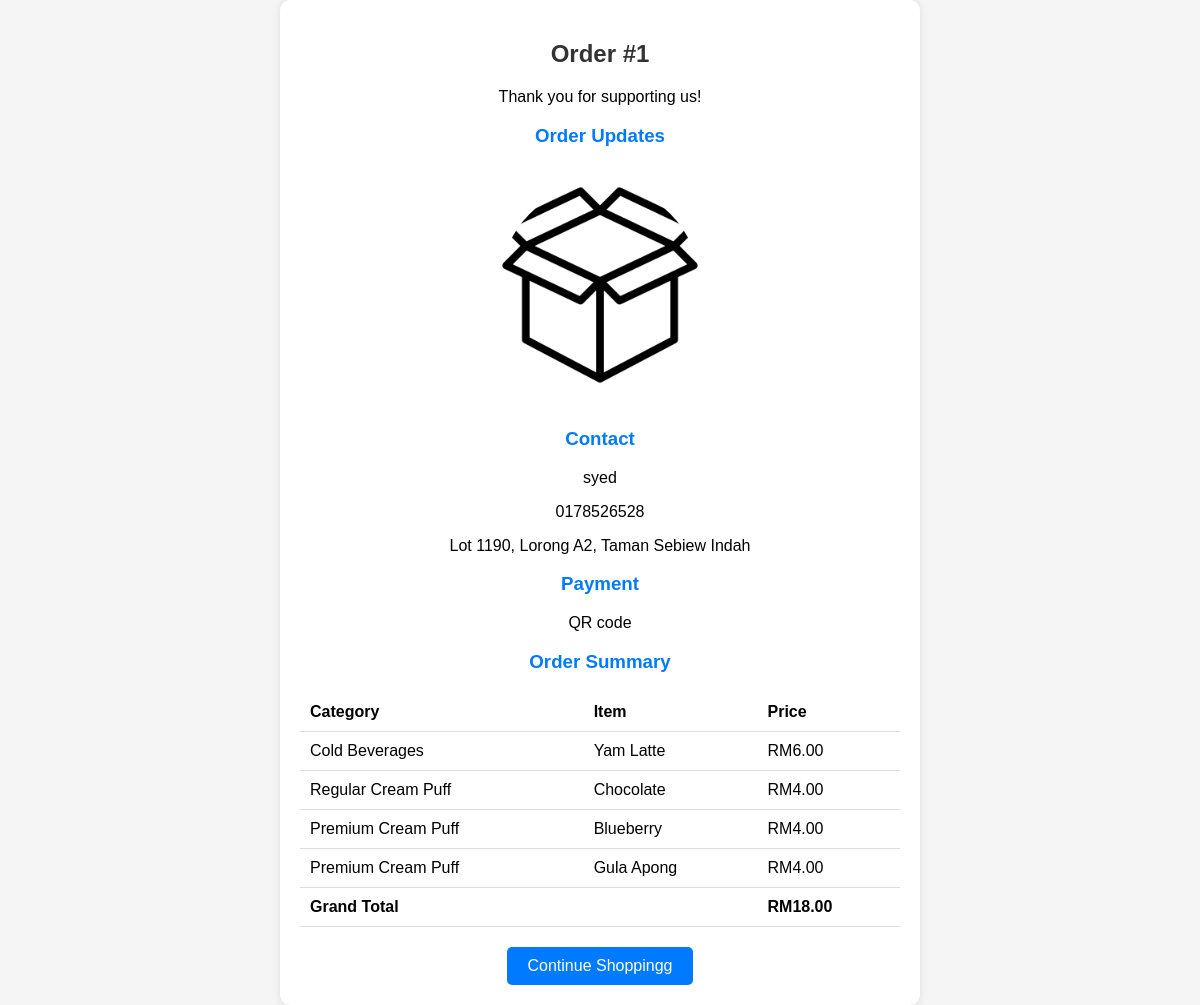
Page /ordersummary.php on the committed database.
### tables this page shows
CREATE TABLE `plecs_order` (
  `order_id` int(11) NOT NULL,
  `total_price` decimal(10,2) NOT NULL,
  `user_name` varchar(32) NOT NULL,
  `payment_id` int(11) NOT NULL,
  `shipping_id` int(11) NOT NULL
);

CREATE TABLE `plecs_shipping` (
  `shipping_id` int(11) NOT NULL,
  `address` text NOT NULL,
  `zip_code` int(11) NOT NULL,
  `city` varchar(11) NOT NULL,
  `state` varchar(11) NOT NULL,
  `country` varchar(11) NOT NULL,
  `user_name` varchar(32) NOT NULL
);

CREATE TABLE `plecs_payments` (
  `payment_id` int(11) NOT NULL,
  `payment_date` date NOT NULL,
  `payment_method` varchar(32) NOT NULL,
  `amount` decimal(10,2) NOT NULL,
  `user_name` varchar(32) NOT NULL
);

CREATE TABLE `plecs_product` (
  `product_id` int(11) NOT NULL,
  `product_cat` varchar(128) NOT NULL,
  `product_name` varchar(32) NOT NULL,
  `price` decimal(10,2) NOT NULL,
  `product_img` text NOT NULL,
  `popularity` int(11) NOT NULL
);

### ordersummary.php (the view, shortened to what this page needs)
<?php
$conn = connectToDatabase();
    $sql = "SELECT
        plecs_order.order_id,
        plecs_order.total_price,
        plecs_order.user_name,
        plecs_payments.payment_id,
        plecs_payments.payment_date,
        plecs_payments.payment_method,
        plecs_payments.amount,
        plecs_shipping.shipping_id,
        plecs_shipping.address,
        plecs_shipping.zip_code,
        plecs_shipping.city,
        plecs_shipping.state,
        plecs_shipping.country
    FROM
        plecs_order
    JOIN
        plecs_payments ON plecs_order.payment_id = plecs_payments.payment_id
    JOIN
        plecs_shipping ON plecs_order.shipping_id = plecs_shipping.shipping_id";
$result = $conn->query($sql);
if($result->num_rows > 0)
{
    $row = $result->fetch_assoc();
    $orderNumber = $row['order_id'];
    $contactName = $row['user_name'];
    $contactPhone = '0178526528';
    $contactAddress  = $row['address'];
    $paymentMethod = $row['payment_method'];
}
function DisplayItems()
{
    $conn = connectToDatabase();
    $sql = "SELECT product_id,
                    product_cat,
                    product_name
            FROM
                plecs_product";
    $result = $conn->query($sql);
    $sql1 = "SELECT amount
            FROM
                plecs_payments";
    $result1 = $conn->query($sql1);
    $totalAmount = 0;
    if($result->num_rows > 0 && $result1->num_rows > 0)
    {
        while(($row = $result->fetch_assoc()) && ($row1 = $result1->fetch_assoc()))
        {
            echo "<tr>
                    <td>" . $row["product_cat"] . "</td>
                    <td>" . $row["product_name"] . "</td>
                    <td>RM" . number_format($row1["amount"], 2) . "</td>
                </tr>";
        }
    }
}
function getamount()
{
    $conn = connectToDatabase();
    $sql1 = "SELECT amount
            FROM
                plecs_payments";
    $result1 = $conn->query($sql1);
    $totalAmount = 0;
    while($row1 = $result1->fetch_assoc())
        {
            $totalAmount += $row1["amount"];
        }
        return $totalAmount;
}
$totalAmount = getamount();
?>
<!DOCTYPE html>
<html lang="en">
<head>
    <link rel="stylesheet" href="./css/orders.css">
</head>
<body>
    <div class="order-summary">
        <h2>Order #<?php echo $orderNumber; ?></h2>
        <p>Thank you for supporting us!</p>
        <h3>Order Updates</h3>
        <img src="./img/box.png" alt="box" width="200" height="200">
        <h3>Contact</h3>
        <p><?php echo $contactName; ?></p>
        <p><?php echo $contactPhone; ?></p>
        <p><?php echo $contactAddress; ?></p>
        <h3>Payment</h3>
        <p><?php echo $paymentMethod; ?></p>
        <h3>Order Summary</h3>
        <table>
            <thead>
                <tr>
                    <th>Category</th>
                    <th>Item</th>
                    <th>Price</th>
                </tr>
            </thead>
            <tbody>
                <?php
                DisplayItems();
                ?>
            </tbody>
            <tfoot>
                <tr>
                    <td colspan="2">Grand Total</td>
                    <td>RM<?php echo number_format($totalAmount, 2); ?></td>
                </tr>
            </tfoot>
        </table>
        <a href="index.php"><button>Continue Shoppingg</button></a>
    </div>
</body>
</html>

### orders.css (style rules this page uses)
body { font-family: 'Arial', sans-serif; background-color: #f5f5f5; margin: 0; padding: 0; display: flex; justify-content: center; align-items: center; min-height: 100vh; }
.order-summary { background-color: #fff; box-shadow: 0 0 10px rgba(0, 0, 0, 0.1); padding: 20px; border-radius: 10px; max-width: 600px; width: 100%; text-align: center; }
h2 { color: #333; }
h3 { color: #007bff; }
img { border-radius: 50%; margin: 20px 0; }
table { width: 100%; margin-top: 20px; border-collapse: collapse; }
th, td { padding: 10px; text-align: left; border-bottom: 1px solid #ddd; }
tfoot td { font-weight: bold; }
button { background-color: #007bff; color: #fff; padding: 10px 20px; border: none; border-radius: 5px; cursor: pointer; font-size: 16px; margin-top: 20px; }

### rows in the picture
plecs_order: order_id "1", user_name "syed"
plecs_shipping: address "Lot 1190, Lorong A2, Taman Sebiew Indah"
plecs_payments: payment_method "QR code"
plecs_product: product_cat "Cold Beverages", product_name "Yam Latte"
plecs_product: product_cat "Regular Cream Puff", product_name "Chocolate"
plecs_product: product_cat "Premium Cream Puff", product_name "Blueberry"
plecs_product: product_cat "Premium Cream Puff", product_name "Gula Apong"

### other values in the picture
$contactPhone "0178526528"
$row1["amount"] "6.00"
$row1["amount"] "4.00"
$totalAmount "18.00"
